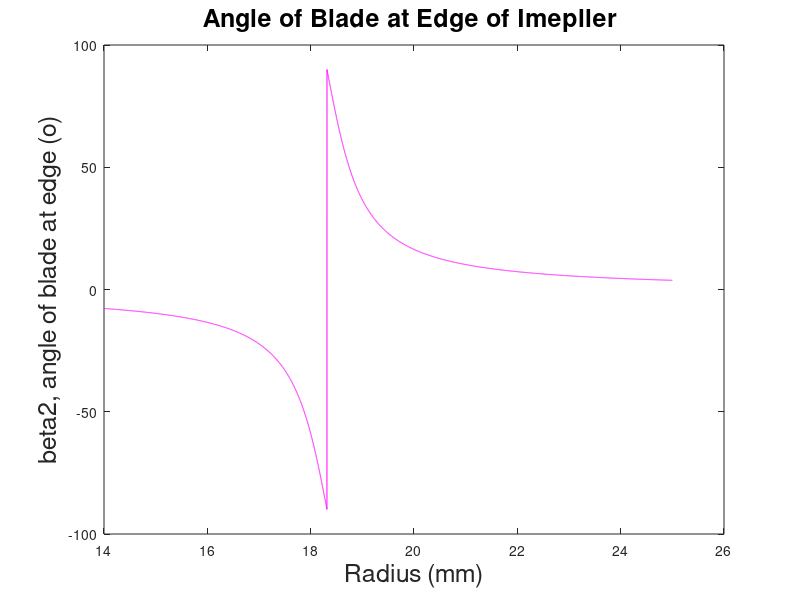

MATLAB code for this plot:
% calculate beta's for impeller

% inital data based on max flowrate and pressure head
%YOU CAN CHANGE THIS
qo = 15; %L/min
q= qo/1000/60;
hp= 1.5;  % m

% pump rpm, constant
rpm = 2000;
omega = rpm/60*2*pi()

% impeller inner and outer radius
%YOU SHOUDL CHANGE R2, max = 19 mm
r1o = 9.4;
r2o = 19;  
r1= r1o/1000;
r2 = r2o/1000;

%impeller thickness/width 10 mm
b1 = 0.01;
b2=b1;

%blade angle at r1, convert back to degrees from radians
beta1= atan(q/(2*pi()*b1*omega*r1^2))*180/pi();

%blade angle at r2, convert back to degrees from radians
% calc. tangential velocity at edge of impeller
V2t = 9.81*hp/(omega*r2);
% Calc. normal velocity at edge of impeller
V2n = q/(2*pi()*r2*b2);

beta2= atan(V2n/(omega*r2-V2t))*180/pi();
r2l=[14:0.001:25]/1000;

V2tlist = 9.81.*hp./(omega.*r2l);
V2nlist = q./(2.*pi().*r2l.*b2);
betafun=atan(V2nlist./(omega.*r2l-V2tlist)).*180./pi();

%%%OUTPUT

plot(r2l*1000,betafun,"m-")
xlabel("Radius (mm)","FontSize",18)
ylabel("beta2, angle of blade at edge (o)","FontSize",18)
title("Angle of Blade at Edge of Imepller ","FontSize",18)
hold on
clc
disp('radius 1 and 2')
disp([r1,r2])
disp('')
disp('beta 1 and 2')
disp([beta1, beta2])
disp('')

